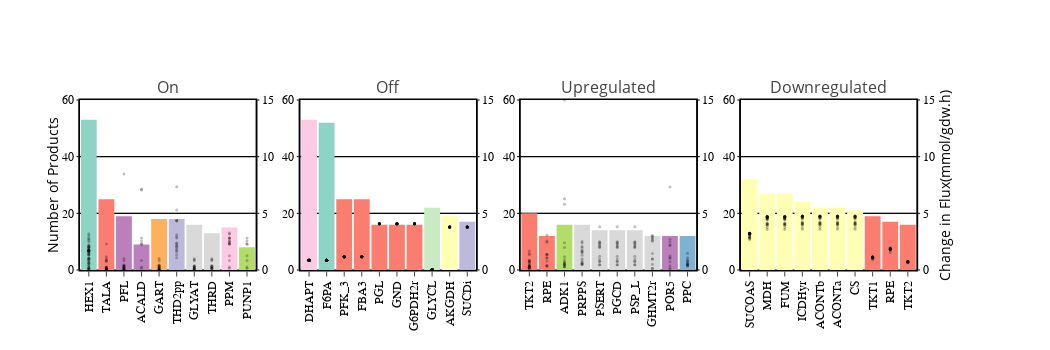

Notebook code cell kept with this figure:
### Code cell
colors = list((cl.interp(cl.scales['11']['qual']['Set3'],11)))

flux_df = [on_df, off_df, significantly_upregulated_df, significantly_downregulated_df]
fig = subplots.make_subplots(rows=1, cols=4,print_grid=True, horizontal_spacing=0.05, 
                             specs=[[{"secondary_y": True}, {"secondary_y": True}, {"secondary_y": True}, 
                                     {"secondary_y": True}]],
                             subplot_titles=['On', 'Off', 'Upregulated', 'Downregulated'])

for i,temp_df in enumerate([on_count_df, off_count_df, upregulated_count_df, downregulated_count_df]):    
    for subsystem in temp_df[:10].subsystem.unique():
        reactions = list(temp_df[:10][temp_df[:10]['subsystem']==subsystem].index)
        if reactions:
            fig.add_trace(go.Bar(x=temp_df.loc[reactions].index, y=temp_df.loc[reactions].number,
                                 name=subsystem, marker_color=colors[subsystems.index(subsystem)],
                                 legendgroup=subsystem, showlegend=True, orientation='v', width=0.9, opacity=1), 
                          row=1, col=i+1, secondary_y=False)

            for reaction in reactions:
                temp = flux_df[i].loc[reaction].abs()[flux_df[i].loc[reaction].notna()].values
                temp[temp>15] = 15
                fig.add_trace(go.Scatter(x=[reaction]*len(flux_df[i].loc[reaction][flux_df[i].loc[reaction].notna()]),
                                         y=temp,
                                         name='Flux', mode='markers', legendgroup='Flux', showlegend=False,
                                         marker_color='black', marker_size=3, marker_opacity=0.25), 
                              row=1, col=i+1, secondary_y=True)
                
        fig.update_yaxes(range=(0, 60), secondary_y=False, row=1, col=i+1)
        fig.update_yaxes(range=(0, 15), tickvals=[0,5,10,15], secondary_y=True, row=1, col=i+1)




fig.update_layout(width=1050, height=350, showlegend=False)

fig.update_xaxes(showline=True, mirror=True, linewidth=1.5, linecolor='black', ticks='outside',
                 tickfont=dict(size=12, family='Arial', color='black'), tickangle=-90, range=(-0.5,9.5))

fig.update_yaxes(showline=True, mirror=True, linewidth=1.5, linecolor='black', ticks='outside',
                 tickfont=dict(size=12, family='Arial'), color='black', gridcolor='black', ticklen=2,
                 secondary_y=False)

fig.update_yaxes(showline=True, mirror=True, linewidth=1.5, linecolor='black', ticks='outside',
                 tickfont=dict(size=12, family='Arial'), color='black',gridcolor='black', ticklen=2,
                 secondary_y=True, titlefont=dict(family='Arial', size=18, color='black'),
                 side='right')
fig.update_yaxes(title='Number of Products', title_standoff=0, secondary_y=False, row=1, col=1 )
fig.update_yaxes(title='Change in Flux(mmol/gdw.h)', title_standoff=0, secondary_y=True, row=1, col=4 )


fig.show()
if not os.path.exists('images'):
    os.mkdir('images')
pio.write_image(fig, 'images/no_products_reactionwise_objC.svg')

### Figure 1 — Plotly figure (JSON) as saved in the notebook; plotly's stock layout.template omitted (floating-point values rounded to 4 significant figures)
{"data": [{"legendgroup": "Glycolysis/Gluconeogenesis", "marker": {"color": "hsl(169.0, 44.0%, 69.0%)"}, "name": "Glycolysis/Gluconeogenesis", "opacity": 1, "orientation": "v", "showlegend": true, "type": "bar", "width": 0.9, "x": ["HEX1"], "xaxis": "x", "y": [53], "yaxis": "y"}, {"legendgroup": "Flux", "marker": {"color": "black", "opacity": 0.25, "size": 3}, "mode": "markers", "name": "Flux", "showlegend": false, "type": "scatter", "x": ["HEX1", "HEX1", "HEX1", "HEX1", "HEX1", "HEX1", "HEX1", "HEX1", "HEX1", "HEX1", "HEX1", "HEX1", "HEX1", "HEX1", "HEX1", "HEX1", "HEX1", "HEX1", "HEX1", "HEX1", "HEX1", "HEX1", "HEX1", "HEX1", "HEX1", "HEX1", "HEX1", "HEX1", "HEX1", "HEX1", "HEX1", "HEX1", "HEX1", "HEX1", "HEX1", "HEX1", "HEX1", "HEX1", "HEX1", "HEX1", "HEX1", "HEX1", "HEX1", "HEX1", "HEX1", "HEX1", "HEX1", "HEX1", "HEX1", "HEX1", "HEX1", "HEX1", "HEX1"], "xaxis": "x", "y": [0.1122, 0.09506, 1.745, 2.736, 0.1623, 0.3673, 1.343, 1.327, 1.711, 2.05, 1.75, 0.2045, 1.987, 2.085, 1.974, 2.166, 1.458, 1.632, 1.871, 1.018, 1.793, 0.9587, 0.9673, 1.666, 0.4251, 1.788, 0.8182, 0.8238, 1.33, 1.533, 0.269, 0.6254, 0.12, 0.6198, 2.627, 1.701, 1.054, 0.07248, 0.5451, 2.473, 1.042, 0.6498, 1.748, 1.44, 1.646, 1.619, 3.192, 2.846, 3.035, 1.671, 1.979, 1.749, 2.189], "yaxis": "y2"}, {"legendgroup": "Pentose Phosphate Pathway", "marker": {"color": "hsl(6.0, 94.0%, 71.0%)"}, "name": "Pentose Phosphate Pathway", "opacity": 1, "orientation": "v", "showlegend": true, "type": "bar", "width": 0.9, "x": ["TALA"], "xaxis": "x", "y": [25], "yaxis": "y"}, {"legendgroup": "Flux", "marker": {"color": "black", "opacity": 0.25, "size": 3}, "mode": "markers", "name": "Flux", "showlegend": false, "type": "scatter", "x": ["TALA", "TALA", "TALA", "TALA", "TALA", "TALA", "TALA", "TALA", "TALA", "TALA", "TALA", "TALA", "TALA", "TALA", "TALA", "TALA", "TALA", "TALA", "TALA", "TALA", "TALA", "TALA", "TALA", "TALA", "TALA"], "xaxis": "x", "y": [1.177, 0.79, 0.04015, 0.962, 0.01896, 0.7732, 0.8803, 0.0397, 0.09601, 2.303, 0.02193, 0.01223, 0.1247, 0.07632, 0.02342, 0.2976, 0.03826, 0.01726, 0.02164, 0.04161, 0.009027, 0.1811, 0.2397, 0.1459, 0.2314], "yaxis": "y2"}, {"legendgroup": "Pyruvate Metabolism", "marker": {"color": "hsl(299.0, 31.0%, 62.0%)"}, "name": "Pyruvate Metabolism", "opacity": 1, "orientation": "v", "showlegend": true, "type": "bar", "width": 0.9, "x": ["PFL", "ACALD"], "xaxis": "x", "y": [19, 9], "yaxis": "y"}, {"legendgroup": "Flux", "marker": {"color": "black", "opacity": 0.25, "size": 3}, "mode": "markers", "name": "Flux", "showlegend": false, "type": "scatter", "x": ["PFL", "PFL", "PFL", "PFL", "PFL", "PFL", "PFL", "PFL", "PFL", "PFL", "PFL", "PFL", "PFL", "PFL", "PFL", "PFL", "PFL", "PFL", "PFL"], "xaxis": "x", "y": [8.461, 0.8192, 0.2281, 0.4133, 0.3278, 1.016, 0.01255, 0.009983, 0.1686, 0.4415, 0.301, 0.2059, 0.02383, 0.01974, 0.1756, 0.3479, 0.09598, 0.03269, 0.04926], "yaxis": "y2"}, {"legendgroup": "Flux", "marker": {"color": "black", "opacity": 0.25, "size": 3}, "mode": "markers", "name": "Flux", "showlegend": false, "type": "scatter", "x": ["ACALD", "ACALD", "ACALD", "ACALD", "ACALD", "ACALD", "ACALD", "ACALD", "ACALD"], "xaxis": "x", "y": [2.309, 7.048, 2.817, 7.144, 2.269, 2.57, 0.2747, 0.1612, 0.83], "yaxis": "y2"}, {"legendgroup": "Purine and Pyrimidine Biosynthesis", "marker": {"color": "hsl(31.0, 97.0%, 68.0%)"}, "name": "Purine and Pyrimidine Biosynthesis", "opacity": 1, "orientation": "v", "showlegend": true, "type": "bar", "width": 0.9, "x": ["GART"], "xaxis": "x", "y": [18], "yaxis": "y"}, {"legendgroup": "Flux", "marker": {"color": "black", "opacity": 0.25, "size": 3}, "mode": "markers", "name": "Flux", "showlegend": false, "type": "scatter", "x": ["GART", "GART", "GART", "GART", "GART", "GART", "GART", "GART", "GART", "GART", "GART", "GART", "GART", "GART", "GART", "GART", "GART", "GART"], "xaxis": "x", "y": [0.8185, 0.2276, 0.4126, 0.327, 1.015, 0.01283, 0.01021, 0.1679, 0.4418, 0.3004, 0.2052, 0.02437, 0.02018, 0.1749, 0.3471, 0.09519, 0.03342, 0.04978], "yaxis": "y2"}, {"legendgroup": "Oxidative Phosphorylation", "marker": {"color": "hsl(247.0, 30.0%, 79.0%)"}, "name": "Oxidative Phosphorylation", "opacity": 1, "orientation": "v", "showlegend": true, "type": "bar", "width": 0.9, "x": ["THD2pp"], "xaxis": "x", "y": [18], "yaxis": "y"}, {"legendgroup": "Flux", "marker": {"color": "black", "opacity": 0.25, "size": 3}, "mode": "markers", "name": "Flux", "showlegend": false, "type": "scatter", "x": ["THD2pp", "THD2pp", "THD2pp", "THD2pp", "THD2pp", "THD2pp", "THD2pp", "THD2pp", "THD2pp", "THD2pp", "THD2pp", "THD2pp", "THD2pp", "THD2pp", "THD2pp", "THD2pp", "THD2pp", "THD2pp"], "xaxis": "x", "y": [4.32, 3.107, 2.831, 4.357, 2.188, 5.301, 1.586, 2.379, 1.829, 1.079, 2.924, 2.001, 2.093, 2.346, 4.364, 1.329, 1.711, 7.343], "yaxis": "y2"}, {"legendgroup": "Amino Acid Metabolism", "marker": {"color": "hsl(0.0, 0.0%, 85.0%)"}, "name": "Amino Acid Metabolism", "opacity": 1, "orientation": "v", "showlegend": true, "type": "bar", "width": 0.9, "x": ["GLYAT", "THRD"], "xaxis": "x", "y": [16, 13], "yaxis": "y"}, {"legendgroup": "Flux", "marker": {"color": "black", "opacity": 0.25, "size": 3}, "mode": "markers", "name": "Flux", "showlegend": false, "type": "scatter", "x": ["GLYAT", "GLYAT", "GLYAT", "GLYAT", "GLYAT", "GLYAT", "GLYAT", "GLYAT", "GLYAT", "GLYAT", "GLYAT", "GLYAT", "GLYAT", "GLYAT", "GLYAT", "GLYAT"], "xaxis": "x", "y": [0.808, 0.2049, 0.4006, 0.8974, 0.3173, 1.002, 0.02297, 0.02366, 0.01607, 0.1565, 0.2814, 0.1922, 0.1616, 0.3363, 0.08543, 0.02524], "yaxis": "y2"}, {"legendgroup": "Flux", "marker": {"color": "black", "opacity": 0.25, "size": 3}, "mode": "markers", "name": "Flux", "showlegend": false, "type": "scatter", "x": ["THRD", "THRD", "THRD", "THRD", "THRD", "THRD", "THRD", "THRD", "THRD", "THRD", "THRD", "THRD", "THRD"], "xaxis": "x", "y": [0.808, 0.2049, 0.4006, 0.8974, 0.3173, 1.002, 0.1565, 0.2814, 0.1922, 0.1616, 0.3363, 0.08543, 0.02524], "yaxis": "y2"}, {"legendgroup": "Alternate Carbon Metabolism", "marker": {"color": "hsl(329.0, 88.0%, 89.0%)"}, "name": "Alternate Carbon Metabolism", "opacity": 1, "orientation": "v", "showlegend": true, "type": "bar", "width": 0.9, "x": ["PPM"], "xaxis": "x", "y": [15], "yaxis": "y"}, {"legendgroup": "Flux", "marker": {"color": "black", "opacity": 0.25, "size": 3}, "mode": "markers", "name": "Flux", "showlegend": false, "type": "scatter", "x": ["PPM", "PPM", "PPM", "PPM", "PPM", "PPM", "PPM", "PPM", "PPM", "PPM", "PPM", "PPM", "PPM", "PPM", "PPM"], "xaxis": "x", "y": [2.309, 2.817, 2.268, 2.569, 3.271, 2.784, 3.185, 0.2738, 2.326, 2.528, 0.1603, 2.822, 2.402, 0.8301, 1.265], "yaxis": "y2"}, {"legendgroup": "Nucleotide Salvage Pathway", "marker": {"color": "hsl(82.0, 63.0%, 64.0%)"}, "name": "Nucleotide Salvage Pathway", "opacity": 1, "orientation": "v", "showlegend": true, "type": "bar", "width": 0.9, "x": ["PUNP1"], "xaxis": "x", "y": [8], "yaxis": "y"}, {"legendgroup": "Flux", "marker": {"color": "black", "opacity": 0.25, "size": 3}, "mode": "markers", "name": "Flux", "showlegend": false, "type": "scatter", "x": ["PUNP1", "PUNP1", "PUNP1", "PUNP1", "PUNP1", "PUNP1", "PUNP1", "PUNP1"], "xaxis": "x", "y": [2.309, 2.817, 2.268, 2.569, 0.2738, 0.1603, 0.8301, 1.265], "yaxis": "y2"}, {"legendgroup": "Alternate Carbon Metabolism", "marker": {"color": "hsl(329.0, 88.0%, 89.0%)"}, "name": "Alternate Carbon Metabolism", "opacity": 1, "orientation": "v", "showlegend": true, "type": "bar", "width": 0.9, "x": ["DHAPT"], "xaxis": "x2", "y": [53], "yaxis": "y3"}, {"legendgroup": "Flux", "marker": {"color": "black", "opacity": 0.25, "size": 3}, "mode": "markers", "name": "Flux", "showlegend": false, "type": "scatter", "x": ["DHAPT", "DHAPT", "DHAPT", "DHAPT", "DHAPT", "DHAPT", "DHAPT", "DHAPT", "DHAPT", "DHAPT", "DHAPT", "DHAPT", "DHAPT", "DHAPT", "DHAPT", "DHAPT", "DHAPT", "DHAPT", "DHAPT", "DHAPT", "DHAPT", "DHAPT", "DHAPT", "DHAPT", "DHAPT", "DHAPT", "DHAPT", "DHAPT", "DHAPT", "DHAPT", "DHAPT", "DHAPT", "DHAPT", "DHAPT", "DHAPT", "DHAPT", "DHAPT", "DHAPT", "DHAPT", "DHAPT", "DHAPT", "DHAPT", "DHAPT", "DHAPT", "DHAPT", "DHAPT", "DHAPT", "DHAPT", "DHAPT", "DHAPT", "DHAPT", "DHAPT", "DHAPT"], "xaxis": "x2", "y": [0.8654, 0.8654, 0.8654, 0.8654, 0.8654, 0.8654, 0.8654, 0.8654, 0.8654, 0.8654, 0.8654, 0.8654, 0.8654, 0.8654, 0.8654, 0.8654, 0.8654, 0.8654, 0.8654, 0.8654, 0.8654, 0.8654, 0.8654, 0.8654, 0.8654, 0.8654, 0.8654, 0.8654, 0.8654, 0.8654, 0.8654, 0.8654, 0.8654, 0.8654, 0.8654, 0.8654, 0.8654, 0.8654, 0.8654, 0.8654, 0.8654, 0.8654, 0.8654, 0.8654, 0.8654, 0.8654, 0.8654, 0.8654, 0.8654, 0.8654, 0.8654, 0.8654, 0.8654], "yaxis": "y4"}, {"legendgroup": "Glycolysis/Gluconeogenesis", "marker": {"color": "hsl(169.0, 44.0%, 69.0%)"}, "name": "Glycolysis/Gluconeogenesis", "opacity": 1, "orientation": "v", "showlegend": true, "type": "bar", "width": 0.9, "x": ["F6PA"], "xaxis": "x2", "y": [52], "yaxis": "y3"}, {"legendgroup": "Flux", "marker": {"color": "black", "opacity": 0.25, "size": 3}, "mode": "markers", "name": "Flux", "showlegend": false, "type": "scatter", "x": ["F6PA", "F6PA", "F6PA", "F6PA", "F6PA", "F6PA", "F6PA", "F6PA", "F6PA", "F6PA", "F6PA", "F6PA", "F6PA", "F6PA", "F6PA", "F6PA", "F6PA", "F6PA", "F6PA", "F6PA", "F6PA", "F6PA", "F6PA", "F6PA", "F6PA", "F6PA", "F6PA", "F6PA", "F6PA", "F6PA", "F6PA", "F6PA", "F6PA", "F6PA", "F6PA", "F6PA", "F6PA", "F6PA", "F6PA", "F6PA", "F6PA", "F6PA", "F6PA", "F6PA", "F6PA", "F6PA", "F6PA", "F6PA", "F6PA", "F6PA", "F6PA", "F6PA"], "xaxis": "x2", "y": [0.8654, 0.8654, 0.8654, 0.8654, 0.8654, 0.8654, 0.8654, 0.8654, 0.8654, 0.8654, 0.8654, 0.8654, 0.8654, 0.8654, 0.8654, 0.8654, 0.8654, 0.8654, 0.8654, 0.8654, 0.8654, 0.8654, 0.8654, 0.8654, 0.8654, 0.8654, 0.8654, 0.8654, 0.8654, 0.8654, 0.8654, 0.8654, 0.8654, 0.8654, 0.8654, 0.8654, 0.8654, 0.8654, 0.8654, 0.8654, 0.8654, 0.8654, 0.8654, 0.8654, 0.8654, 0.8654, 0.8654, 0.8654, 0.8654, 0.8654, 0.8654, 0.8654], "yaxis": "y4"}, {"legendgroup": "Pentose Phosphate Pathway", "marker": {"color": "hsl(6.0, 94.0%, 71.0%)"}, "name": "Pentose Phosphate Pathway", "opacity": 1, "orientation": "v", "showlegend": true, "type": "bar", "width": 0.9, "x": ["PFK_3", "FBA3", "PGL", "GND", "G6PDH2r"], "xaxis": "x2", "y": [25, 25, 16, 16, 16], "yaxis": "y3"}, {"legendgroup": "Flux", "marker": {"color": "black", "opacity": 0.25, "size": 3}, "mode": "markers", "name": "Flux", "showlegend": false, "type": "scatter", "x": ["PFK_3", "PFK_3", "PFK_3", "PFK_3", "PFK_3", "PFK_3", "PFK_3", "PFK_3", "PFK_3", "PFK_3", "PFK_3", "PFK_3", "PFK_3", "PFK_3", "PFK_3", "PFK_3", "PFK_3", "PFK_3", "PFK_3", "PFK_3", "PFK_3", "PFK_3", "PFK_3", "PFK_3", "PFK_3"], "xaxis": "x2", "y": [1.167, 1.167, 1.167, 1.167, 1.167, 1.167, 1.167, 1.167, 1.167, 1.167, 1.167, 1.167, 1.167, 1.167, 1.167, 1.167, 1.167, 1.167, 1.167, 1.167, 1.167, 1.167, 1.167, 1.167, 1.167], "yaxis": "y4"}, {"legendgroup": "Flux", "marker": {"color": "black", "opacity": 0.25, "size": 3}, "mode": "markers", "name": "Flux", "showlegend": false, "type": "scatter", "x": ["FBA3", "FBA3", "FBA3", "FBA3", "FBA3", "FBA3", "FBA3", "FBA3", "FBA3", "FBA3", "FBA3", "FBA3", "FBA3", "FBA3", "FBA3", "FBA3", "FBA3", "FBA3", "FBA3", "FBA3", "FBA3", "FBA3", "FBA3", "FBA3", "FBA3"], "xaxis": "x2", "y": [1.167, 1.167, 1.167, 1.167, 1.167, 1.167, 1.167, 1.167, 1.167, 1.167, 1.167, 1.167, 1.167, 1.167, 1.167, 1.167, 1.167, 1.167, 1.167, 1.167, 1.167, 1.167, 1.167, 1.167, 1.167], "yaxis": "y4"}, {"legendgroup": "Flux", "marker": {"color": "black", "opacity": 0.25, "size": 3}, "mode": "markers", "name": "Flux", "showlegend": false, "type": "scatter", "x": ["PGL", "PGL", "PGL", "PGL", "PGL", "PGL", "PGL", "PGL", "PGL", "PGL", "PGL", "PGL", "PGL", "PGL", "PGL", "PGL"], "xaxis": "x2", "y": [4.082, 4.082, 4.082, 4.082, 4.082, 4.082, 4.082, 4.082, 4.082, 4.082, 4.082, 4.082, 4.082, 4.082, 4.082, 4.082], "yaxis": "y4"}, {"legendgroup": "Flux", "marker": {"color": "black", "opacity": 0.25, "size": 3}, "mode": "markers", "name": "Flux", "showlegend": false, "type": "scatter", "x": ["GND", "GND", "GND", "GND", "GND", "GND", "GND", "GND", "GND", "GND", "GND", "GND", "GND", "GND", "GND", "GND"], "xaxis": "x2", "y": [4.082, 4.082, 4.082, 4.082, 4.082, 4.082, 4.082, 4.082, 4.082, 4.082, 4.082, 4.082, 4.082, 4.082, 4.082, 4.082], "yaxis": "y4"}, {"legendgroup": "Flux", "marker": {"color": "black", "opacity": 0.25, "size": 3}, "mode": "markers", "name": "Flux", "showlegend": false, "type": "scatter", "x": ["G6PDH2r", "G6PDH2r", "G6PDH2r", "G6PDH2r", "G6PDH2r", "G6PDH2r", "G6PDH2r", "G6PDH2r", "G6PDH2r", "G6PDH2r", "G6PDH2r", "G6PDH2r", "G6PDH2r", "G6PDH2r", "G6PDH2r", "G6PDH2r"], "xaxis": "x2", "y": [4.082, 4.082, 4.082, 4.082, 4.082, 4.082, 4.082, 4.082, 4.082, 4.082, 4.082, 4.082, 4.082, 4.082, 4.082, 4.082], "yaxis": "y4"}, {"legendgroup": "Folate Metabolism", "marker": {"color": "hsl(108.0, 48.0%, 84.0%)"}, "name": "Folate Metabolism", "opacity": 1, "orientation": "v", "showlegend": true, "type": "bar", "width": 0.9, "x": ["GLYCL"], "xaxis": "x2", "y": [22], "yaxis": "y3"}, {"legendgroup": "Flux", "marker": {"color": "black", "opacity": 0.25, "size": 3}, "mode": "markers", "name": "Flux", "showlegend": false, "type": "scatter", "x": ["GLYCL", "GLYCL", "GLYCL", "GLYCL", "GLYCL", "GLYCL", "GLYCL", "GLYCL", "GLYCL", "GLYCL", "GLYCL", "GLYCL", "GLYCL", "GLYCL", "GLYCL", "GLYCL", "GLYCL", "GLYCL", "GLYCL", "GLYCL", "GLYCL", "GLYCL"], "xaxis": "x2", "y": [0.05364, 0.05364, 0.05364, 0.05364, 0.05364, 0.05364, 0.05364, 0.05364, 0.05364, 0.05364, 0.05364, 0.05364, 0.05364, 0.05364, 0.05364, 0.05364, 0.05364, 0.05364, 0.05364, 0.05364, 0.05364, 0.05364], "yaxis": "y4"}, {"legendgroup": "Citric Acid Cycle", "marker": {"color": "hsl(60.0, 100.0%, 85.0%)"}, "name": "Citric Acid Cycle", "opacity": 1, "orientation": "v", "showlegend": true, "type": "bar", "width": 0.9, "x": ["AKGDH"], "xaxis": "x2", "y": [19], "yaxis": "y3"}, {"legendgroup": "Flux", "marker": {"color": "black", "opacity": 0.25, "size": 3}, "mode": "markers", "name": "Flux", "showlegend": false, "type": "scatter", "x": ["AKGDH", "AKGDH", "AKGDH", "AKGDH", "AKGDH", "AKGDH", "AKGDH", "AKGDH", "AKGDH", "AKGDH", "AKGDH", "AKGDH", "AKGDH", "AKGDH", "AKGDH", "AKGDH", "AKGDH", "AKGDH", "AKGDH"], "xaxis": "x2", "y": [3.802, 3.802, 3.802, 3.802, 3.802, 3.802, 3.802, 3.802, 3.802, 3.802, 3.802, 3.802, 3.802, 3.802, 3.802, 3.802, 3.802, 3.802, 3.802], "yaxis": "y4"}, {"legendgroup": "Oxidative Phosphorylation", "marker": {"color": "hsl(247.0, 30.0%, 79.0%)"}, "name": "Oxidative Phosphorylation", "opacity": 1, "orientation": "v", "showlegend": true, "type": "bar", "width": 0.9, "x": ["SUCDi"], "xaxis": "x2", "y": [17], "yaxis": "y3"}, {"legendgroup": "Flux", "marker": {"color": "black", "opacity": 0.25, "size": 3}, "mode": "markers", "name": "Flux", "showlegend": false, "type": "scatter", "x": ["SUCDi", "SUCDi", "SUCDi", "SUCDi", "SUCDi", "SUCDi", "SUCDi", "SUCDi", "SUCDi", "SUCDi", "SUCDi", "SUCDi", "SUCDi", "SUCDi", "SUCDi", "SUCDi", "SUCDi"], "xaxis": "x2", "y": [3.802, 3.802, 3.802, 3.802, 3.802, 3.802, 3.802, 3.802, 3.802, 3.802, 3.802, 3.802, 3.802, 3.802, 3.802, 3.802, 3.802], "yaxis": "y4"}, {"legendgroup": "Pentose Phosphate Pathway", "marker": {"color": "hsl(6.0, 94.0%, 71.0%)"}, "name": "Pentose Phosphate Pathway", "opacity": 1, "orientation": "v", "showlegend": true, "type": "bar", "width": 0.9, "x": ["TKT2", "RPE"], "xaxis": "x3", "y": [20, 12], "yaxis": "y5"}, {"legendgroup": "Flux", "marker": {"color": "black", "opacity": 0.25, "size": 3}, "mode": "markers", "name": "Flux", "showlegend": false, "type": "scatter", "x": ["TKT2", "TKT2", "TKT2", "TKT2", "TKT2", "TKT2", "TKT2", "TKT2", "TKT2", "TKT2", "TKT2", "TKT2", "TKT2", "TKT2", "TKT2", "TKT2", "TKT2", "TKT2", "TKT2", "TKT2"], "xaxis": "x3", "y": [0.3739, 0.2141, 0.1346, 0.2457, 0.1317, 1.447, 0.7012, 0.6889, 0.8002, 0.8282, 1.354, 0.1865, 0.2502, 0.5499, 0.3658, 1.666, 0.8482, 0.3144, 0.366, 0.3645], "yaxis": "y6"}, {"legendgroup": "Flux", "marker": {"color": "black", "opacity": 0.25, "size": 3}, "mode": "markers", "name": "Flux", "showlegend": false, "type": "scatter", "x": ["RPE", "RPE", "RPE", "RPE", "RPE", "RPE", "RPE", "RPE", "RPE", "RPE", "RPE", "RPE"], "xaxis": "x3", "y": [0.3849, 2.585, 1.08, 1.058, 1.347, 1.369, 2.454, 0.7928, 0.4129, 3.072, 1.397, 0.3143], "yaxis": "y6"}, {"legendgroup": "Nucleotide Salvage Pathway", "marker": {"color": "hsl(82.0, 63.0%, 64.0%)"}, "name": "Nucleotide Salvage Pathway", "opacity": 1, "orientation": "v", "showlegend": true, "type": "bar", "width": 0.9, "x": ["ADK1"], "xaxis": "x3", "y": [16], "yaxis": "y5"}, {"legendgroup": "Flux", "marker": {"color": "black", "opacity": 0.25, "size": 3}, "mode": "markers", "name": "Flux", "showlegend": false, "type": "scatter", "x": ["ADK1", "ADK1", "ADK1", "ADK1", "ADK1", "ADK1", "ADK1", "ADK1", "ADK1", "ADK1", "ADK1", "ADK1", "ADK1", "ADK1", "ADK1", "ADK1"], "xaxis": "x3", "y": [5.809, 0.5435, 15, 0.3102, 1.166, 6.279, 0.4786, 0.4789, 0.4885, 0.8954, 0.2636, 0.6926, 2.408, 0.313, 0.7096, 1.993], "yaxis": "y6"}, {"legendgroup": "Amino Acid Metabolism", "marker": {"color": "hsl(0.0, 0.0%, 85.0%)"}, "name": "Amino Acid Metabolism", "opacity": 1, "orientation": "v", "showlegend": true, "type": "bar", "width": 0.9, "x": ["PRPPS", "PSERT", "PGCD", "PSP_L", "GHMT2r"], "xaxis": "x3", "y": [16, 14, 14, 14, 12], "yaxis": "y5"}, {"legendgroup": "Flux", "marker": {"color": "black", "opacity": 0.25, "size": 3}, "mode": "markers", "name": "Flux", "showlegend": false, "type": "scatter", "x": ["PRPPS", "PRPPS", "PRPPS", "PRPPS", "PRPPS", "PRPPS", "PRPPS", "PRPPS", "PRPPS", "PRPPS", "PRPPS", "PRPPS", "PRPPS", "PRPPS", "PRPPS", "PRPPS"], "xaxis": "x3", "y": [2.523, 1.965, 2.372, 1.68, 1.528, 1.741, 2.071, 1.592, 1.31, 0.489, 0.5999, 0.4872, 0.989, 0.5509, 0.6943, 0.8165], "yaxis": "y6"}, {"legendgroup": "Flux", "marker": {"color": "black", "opacity": 0.25, "size": 3}, "mode": "markers", "name": "Flux", "showlegend": false, "type": "scatter", "x": ["PSERT", "PSERT", "PSERT", "PSERT", "PSERT", "PSERT", "PSERT", "PSERT", "PSERT", "PSERT", "PSERT", "PSERT", "PSERT", "PSERT"], "xaxis": "x3", "y": [3.806, 2.499, 1.215, 1.976, 2.448, 2.254, 2.021, 2.344, 0.7708, 2.112, 0.4678, 0.7524, 0.463, 0.9692], "yaxis": "y6"}, {"legendgroup": "Flux", "marker": {"color": "black", "opacity": 0.25, "size": 3}, "mode": "markers", "name": "Flux", "showlegend": false, "type": "scatter", "x": ["PGCD", "PGCD", "PGCD", "PGCD", "PGCD", "PGCD", "PGCD", "PGCD", "PGCD", "PGCD", "PGCD", "PGCD", "PGCD", "PGCD"], "xaxis": "x3", "y": [3.806, 2.499, 1.215, 1.976, 2.448, 2.254, 2.021, 2.344, 0.7708, 2.112, 0.4678, 0.7524, 0.463, 0.9692], "yaxis": "y6"}, {"legendgroup": "Flux", "marker": {"color": "black", "opacity": 0.25, "size": 3}, "mode": "markers", "name": "Flux", "showlegend": false, "type": "scatter", "x": ["PSP_L", "PSP_L", "PSP_L", "PSP_L", "PSP_L", "PSP_L", "PSP_L", "PSP_L", "PSP_L", "PSP_L", "PSP_L", "PSP_L", "PSP_L", "PSP_L"], "xaxis": "x3", "y": [3.806, 2.499, 1.215, 1.976, 2.448, 2.254, 2.021, 2.344, 0.7708, 2.112, 0.4678, 0.7524, 0.463, 0.9692], "yaxis": "y6"}, {"legendgroup": "Flux", "marker": {"color": "black", "opacity": 0.25, "size": 3}, "mode": "markers", "name": "Flux", "showlegend": false, "type": "scatter", "x": ["GHMT2r", "GHMT2r", "GHMT2r", "GHMT2r", "GHMT2r", "GHMT2r", "GHMT2r", "GHMT2r", "GHMT2r", "GHMT2r", "GHMT2r", "GHMT2r"], "xaxis": "x3", "y": [3.033, 2.978, 2.758, 2.537, 2.853, 0.5138, 2.636, 0.119, 0.9699, 0.1605, 0.9692, 1.452], "yaxis": "y6"}, {"legendgroup": "Pyruvate Metabolism", "marker": {"color": "hsl(299.0, 31.0%, 62.0%)"}, "name": "Pyruvate Metabolism", "opacity": 1, "orientation": "v", "showlegend": true, "type": "bar", "width": 0.9, "x": ["POR5"], "xaxis": "x3", "y": [12], "yaxis": "y5"}, {"legendgroup": "Flux", "marker": {"color": "black", "opacity": 0.25, "size": 3}, "mode": "markers", "name": "Flux", "showlegend": false, "type": "scatter", "x": ["POR5", "POR5", "POR5", "POR5", "POR5", "POR5", "POR5", "POR5", "POR5", "POR5", "POR5", "POR5"], "xaxis": "x3", "y": [7.33, 2.213, 2.723, 0.3725, 2.171, 2.475, 0.1853, 0.06597, 0.7347, 1.057, 1.067, 1.225], "yaxis": "y6"}, {"legendgroup": "Anaplerotic Reactions", "marker": {"color": "hsl(204.0, 48.0%, 66.0%)"}, "name": "Anaplerotic Reactions", "opacity": 1, "orientation": "v", "showlegend": true, "type": "bar", "width": 0.9, "x": ["PPC"], "xaxis": "x3", "y": [12], "yaxis": "y5"}, {"legendgroup": "Flux", "marker": {"color": "black", "opacity": 0.25, "size": 3}, "mode": "markers", "name": "Flux", "showlegend": false, "type": "scatter", "x": ["PPC", "PPC", "PPC", "PPC", "PPC", "PPC", "PPC", "PPC", "PPC", "PPC", "PPC", "PPC"], "xaxis": "x3", "y": [0.8989, 0.3466, 0.3764, 1.472, 0.5363, 0.6047, 1.09, 0.4408, 0.7882, 0.7647, 0.4414, 0.5633], "yaxis": "y6"}, {"legendgroup": "Citric Acid Cycle", "marker": {"color": "hsl(60.0, 100.0%, 85.0%)"}, "name": "Citric Acid Cycle", "opacity": 1, "orientation": "v", "showlegend": true, "type": "bar", "width": 0.9, "x": ["SUCOAS", "MDH", "FUM", "ICDHyr", "ACONTb", "ACONTa", "CS"], "xaxis": "x4", "y": [32, 27, 27, 24, 22, 22, 21], "yaxis": "y7"}, {"legendgroup": "Flux", "marker": {"color": "black", "opacity": 0.25, "size": 3}, "mode": "markers", "name": "Flux", "showlegend": false, "type": "scatter", "x": ["SUCOAS", "SUCOAS", "SUCOAS", "SUCOAS", "SUCOAS", "SUCOAS", "SUCOAS", "SUCOAS", "SUCOAS", "SUCOAS", "SUCOAS", "SUCOAS", "SUCOAS", "SUCOAS", "SUCOAS", "SUCOAS", "SUCOAS", "SUCOAS", "SUCOAS", "SUCOAS", "SUCOAS", "SUCOAS", "SUCOAS", "SUCOAS", "SUCOAS", "SUCOAS", "SUCOAS", "SUCOAS", "SUCOAS", "SUCOAS", "SUCOAS", "SUCOAS"], "xaxis": "x4", "y": [3.232, 3.179, 3.225, 2.852, 3.236, 3.241, 3.222, 2.934, 3.226, 3.238, 3.228, 3.231, 3.1, 3.207, 3.197, 3.124, 3.225, 3.171, 3.191, 3.224, 3.219, 2.827, 3.23, 2.901, 3.24, 3.129, 3.106, 2.929, 2.677, 3.175, 3.181, 2.783], "yaxis": "y8"}, {"legendgroup": "Flux", "marker": {"color": "black", "opacity": 0.25, "size": 3}, "mode": "markers", "name": "Flux", "showlegend": false, "type": "scatter", "x": ["MDH", "MDH", "MDH", "MDH", "MDH", "MDH", "MDH", "MDH", "MDH", "MDH", "MDH", "MDH", "MDH", "MDH", "MDH", "MDH", "MDH", "MDH", "MDH", "MDH", "MDH", "MDH", "MDH", "MDH", "MDH", "MDH", "MDH"], "xaxis": "x4", "y": [4.612, 4.703, 3.958, 4.724, 4.119, 4.705, 4.729, 4.709, 4.507, 4.406, 4.648, 3.581, 4.703, 4.597, 4.636, 4.701, 4.63, 4.088, 4.714, 4.133, 4.733, 4.512, 3.742, 4.605, 4.019, 4.473, 3.979], "yaxis": "y8"}, {"legendgroup": "Flux", "marker": {"color": "black", "opacity": 0.25, "size": 3}, "mode": "markers", "name": "Flux", "showlegend": false, "type": "scatter", "x": ["FUM", "FUM", "FUM", "FUM", "FUM", "FUM", "FUM", "FUM", "FUM", "FUM", "FUM", "FUM", "FUM", "FUM", "FUM", "FUM", "FUM", "FUM", "FUM", "FUM", "FUM", "FUM", "FUM", "FUM", "FUM", "FUM", "FUM"], "xaxis": "x4", "y": [4.614, 4.705, 3.96, 4.726, 4.121, 4.706, 4.731, 4.71, 4.508, 4.408, 4.649, 3.583, 4.705, 4.598, 4.637, 4.702, 4.631, 4.089, 4.715, 4.136, 4.735, 4.514, 3.744, 4.606, 4.021, 4.474, 3.981], "yaxis": "y8"}, {"legendgroup": "Flux", "marker": {"color": "black", "opacity": 0.25, "size": 3}, "mode": "markers", "name": "Flux", "showlegend": false, "type": "scatter", "x": ["ICDHyr", "ICDHyr", "ICDHyr", "ICDHyr", "ICDHyr", "ICDHyr", "ICDHyr", "ICDHyr", "ICDHyr", "ICDHyr", "ICDHyr", "ICDHyr", "ICDHyr", "ICDHyr", "ICDHyr", "ICDHyr", "ICDHyr", "ICDHyr", "ICDHyr", "ICDHyr", "ICDHyr", "ICDHyr", "ICDHyr", "ICDHyr"], "xaxis": "x4", "y": [4.639, 4.733, 3.982, 4.754, 4.765, 4.727, 4.145, 4.734, 4.759, 4.738, 4.746, 4.537, 3.604, 4.663, 4.73, 4.115, 4.162, 4.764, 4.536, 4.25, 3.766, 4.631, 4.046, 4.005], "yaxis": "y8"}, {"legendgroup": "Flux", "marker": {"color": "black", "opacity": 0.25, "size": 3}, "mode": "markers", "name": "Flux", "showlegend": false, "type": "scatter", "x": ["ACONTb", "ACONTb", "ACONTb", "ACONTb", "ACONTb", "ACONTb", "ACONTb", "ACONTb", "ACONTb", "ACONTb", "ACONTb", "ACONTb", "ACONTb", "ACONTb", "ACONTb", "ACONTb", "ACONTb", "ACONTb", "ACONTb", "ACONTb", "ACONTb", "ACONTb"], "xaxis": "x4", "y": [4.639, 4.733, 3.982, 4.754, 4.145, 4.734, 4.759, 4.738, 4.746, 4.537, 3.604, 4.663, 4.73, 4.115, 4.161, 4.764, 4.536, 4.25, 3.766, 4.631, 4.046, 4.005], "yaxis": "y8"}, {"legendgroup": "Flux", "marker": {"color": "black", "opacity": 0.25, "size": 3}, "mode": "markers", "name": "Flux", "showlegend": false, "type": "scatter", "x": ["ACONTa", "ACONTa", "ACONTa", "ACONTa", "ACONTa", "ACONTa", "ACONTa", "ACONTa", "ACONTa", "ACONTa", "ACONTa", "ACONTa", "ACONTa", "ACONTa", "ACONTa", "ACONTa", "ACONTa", "ACONTa", "ACONTa", "ACONTa", "ACONTa", "ACONTa"], "xaxis": "x4", "y": [4.639, 4.733, 3.982, 4.754, 4.145, 4.734, 4.759, 4.738, 4.746, 4.537, 3.604, 4.663, 4.73, 4.115, 4.161, 4.764, 4.536, 4.25, 3.766, 4.631, 4.046, 4.005], "yaxis": "y8"}, {"legendgroup": "Flux", "marker": {"color": "black", "opacity": 0.25, "size": 3}, "mode": "markers", "name": "Flux", "showlegend": false, "type": "scatter", "x": ["CS", "CS", "CS", "CS", "CS", "CS", "CS", "CS", "CS", "CS", "CS", "CS", "CS", "CS", "CS", "CS", "CS", "CS", "CS", "CS", "CS"], "xaxis": "x4", "y": [4.639, 4.733, 3.982, 4.754, 4.145, 4.734, 4.759, 4.738, 4.746, 4.537, 3.604, 4.663, 4.73, 4.115, 4.161, 4.536, 4.25, 3.766, 4.631, 4.046, 4.005], "yaxis": "y8"}, {"legendgroup": "Pentose Phosphate Pathway", "marker": {"color": "hsl(6.0, 94.0%, 71.0%)"}, "name": "Pentose Phosphate Pathway", "opacity": 1, "orientation": "v", "showlegend": true, "type": "bar", "width": 0.9, "x": ["TKT1", "RPE", "TKT2"], "xaxis": "x4", "y": [19, 17, 16], "yaxis": "y7"}, {"legendgroup": "Flux", "marker": {"color": "black", "opacity": 0.25, "size": 3}, "mode": "markers", "name": "Flux", "showlegend": false, "type": "scatter", "x": ["TKT1", "TKT1", "TKT1", "TKT1", "TKT1", "TKT1", "TKT1", "TKT1", "TKT1", "TKT1", "TKT1", "TKT1", "TKT1", "TKT1", "TKT1", "TKT1", "TKT1", "TKT1", "TKT1"], "xaxis": "x4", "y": [1.127, 1.148, 1.127, 1.071, 1.145, 1.153, 1.155, 1.042, 1.09, 1.143, 1.129, 1.15, 1.054, 0.9006, 1.126, 1.145, 1.125, 1.158, 1.021], "yaxis": "y8"}, {"legendgroup": "Flux", "marker": {"color": "black", "opacity": 0.25, "size": 3}, "mode": "markers", "name": "Flux", "showlegend": false, "type": "scatter", "x": ["RPE", "RPE", "RPE", "RPE", "RPE", "RPE", "RPE", "RPE", "RPE", "RPE", "RPE", "RPE", "RPE", "RPE", "RPE", "RPE", "RPE"], "xaxis": "x4", "y": [1.801, 1.884, 1.803, 1.819, 1.873, 1.953, 1.893, 1.762, 1.867, 1.808, 1.891, 1.775, 1.541, 1.937, 1.874, 1.795, 1.884], "yaxis": "y8"}, {"legendgroup": "Flux", "marker": {"color": "black", "opacity": 0.25, "size": 3}, "mode": "markers", "name": "Flux", "showlegend": false, "type": "scatter", "x": ["TKT2", "TKT2", "TKT2", "TKT2", "TKT2", "TKT2", "TKT2", "TKT2", "TKT2", "TKT2", "TKT2", "TKT2", "TKT2", "TKT2", "TKT2", "TKT2"], "xaxis": "x4", "y": [0.6744, 0.7366, 0.6757, 0.7479, 0.7279, 0.7732, 0.7384, 0.7235, 0.68, 0.7415, 0.7206, 0.6401, 0.7731, 0.7287, 0.6701, 0.7262], "yaxis": "y8"}], "layout": {"annotations": [{"font": {"size": 16}, "showarrow": false, "text": "On", "x": 0.09875, "xanchor": "center", "xref": "paper", "y": 1, "yanchor": "bottom", "yref": "paper"}, {"font": {"size": 16}, "showarrow": false, "text": "Off", "x": 0.3462, "xanchor": "center", "xref": "paper", "y": 1, "yanchor": "bottom", "yref": "paper"}, {"font": {"size": 16}, "showarrow": false, "text": "Upregulated", "x": 0.5938, "xanchor": "center", "xref": "paper", "y": 1, "yanchor": "bottom", "yref": "paper"}, {"font": {"size": 16}, "showarrow": false, "text": "Downregulated", "x": 0.8412, "xanchor": "center", "xref": "paper", "y": 1, "yanchor": "bottom", "yref": "paper"}], "height": 350, "showlegend": false, "width": 1050, "xaxis": {"anchor": "y", "domain": [0, 0.1975], "linecolor": "black", "linewidth": 1.5, "mirror": true, "range": [-0.5, 9.5], "showline": true, "tickangle": -90, "tickfont": {"color": "black", "family": "Arial", "size": 12}, "ticks": "outside"}, "xaxis2": {"anchor": "y3", "domain": [0.2475, 0.445], "linecolor": "black", "linewidth": 1.5, "mirror": true, "range": [-0.5, 9.5], "showline": true, "tickangle": -90, "tickfont": {"color": "black", "family": "Arial", "size": 12}, "ticks": "outside"}, "xaxis3": {"anchor": "y5", "domain": [0.495, 0.6925], "linecolor": "black", "linewidth": 1.5, "mirror": true, "range": [-0.5, 9.5], "showline": true, "tickangle": -90, "tickfont": {"color": "black", "family": "Arial", "size": 12}, "ticks": "outside"}, "xaxis4": {"anchor": "y7", "domain": [0.7425, 0.94], "linecolor": "black", "linewidth": 1.5, "mirror": true, "range": [-0.5, 9.5], "showline": true, "tickangle": -90, "tickfont": {"color": "black", "family": "Arial", "size": 12}, "ticks": "outside"}, "yaxis": {"anchor": "x", "color": "black", "domain": [0, 1], "gridcolor": "black", "linecolor": "black", "linewidth": 1.5, "mirror": true, "range": [0, 60], "showline": true, "tickfont": {"family": "Arial", "size": 12}, "ticklen": 2, "ticks": "outside", "title": {"standoff": 0, "text": "Number of Products"}}, "yaxis2": {"anchor": "x", "color": "black", "gridcolor": "black", "linecolor": "black", "linewidth": 1.5, "mirror": true, "overlaying": "y", "range": [0, 15], "showline": true, "side": "right", "tickfont": {"family": "Arial", "size": 12}, "ticklen": 2, "ticks": "outside", "tickvals": [0, 5, 10, 15], "title": {"font": {"color": "black", "family": "Arial", "size": 18}}}, "yaxis3": {"anchor": "x2", "color": "black", "domain": [0, 1], "gridcolor": "black", "linecolor": "black", "linewidth": 1.5, "mirror": true, "range": [0, 60], "showline": true, "tickfont": {"family": "Arial", "size": 12}, "ticklen": 2, "ticks": "outside"}, "yaxis4": {"anchor": "x2", "color": "black", "gridcolor": "black", "linecolor": "black", "linewidth": 1.5, "mirror": true, "overlaying": "y3", "range": [0, 15], "showline": true, "side": "right", "tickfont": {"family": "Arial", "size": 12}, "ticklen": 2, "ticks": "outside", "tickvals": [0, 5, 10, 15], "title": {"font": {"color": "black", "family": "Arial", "size": 18}}}, "yaxis5": {"anchor": "x3", "color": "black", "domain": [0, 1], "gridcolor": "black", "linecolor": "black", "linewidth": 1.5, "mirror": true, "range": [0, 60], "showline": true, "tickfont": {"family": "Arial", "size": 12}, "ticklen": 2, "ticks": "outside"}, "yaxis6": {"anchor": "x3", "color": "black", "gridcolor": "black", "linecolor": "black", "linewidth": 1.5, "mirror": true, "overlaying": "y5", "range": [0, 15], "showline": true, "side": "right", "tickfont": {"family": "Arial", "size": 12}, "ticklen": 2, "ticks": "outside", "tickvals": [0, 5, 10, 15], "title": {"font": {"color": "black", "family": "Arial", "size": 18}}}, "yaxis7": {"anchor": "x4", "color": "black", "domain": [0, 1], "gridcolor": "black", "linecolor": "black", "linewidth": 1.5, "mirror": true, "range": [0, 60], "showline": true, "tickfont": {"family": "Arial", "size": 12}, "ticklen": 2, "ticks": "outside"}, "yaxis8": {"anchor": "x4", "color": "black", "gridcolor": "black", "linecolor": "black", "linewidth": 1.5, "mirror": true, "overlaying": "y7", "range": [0, 15], "showline": true, "side": "right", "tickfont": {"family": "Arial", "size": 12}, "ticklen": 2, "ticks": "outside", "tickvals": [0, 5, 10, 15], "title": {"standoff": 0, "text": "Change in Flux(mmol/gdw.h)"}}}}
